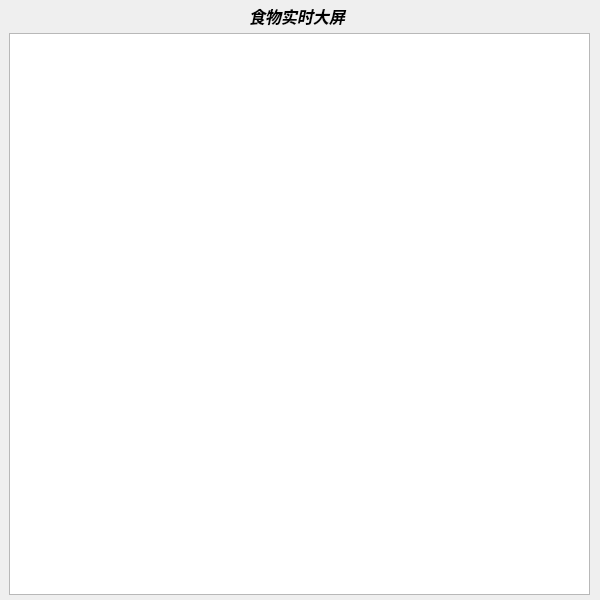
<?xml version="1.0" encoding="UTF-8"?>
<ui version="4.0">
 <class>FoodBrowser</class>
 <widget class="QWidget" name="FoodBrowser">
  <property name="geometry">
   <rect>
    <x>0</x>
    <y>0</y>
    <width>600</width>
    <height>600</height>
   </rect>
  </property>
  <property name="windowTitle">
   <string>Form</string>
  </property>
  <widget class="QWidget" name="verticalLayoutWidget">
   <property name="geometry">
    <rect>
     <x>-1</x>
     <y>-1</y>
     <width>601</width>
     <height>601</height>
    </rect>
   </property>
   <layout class="QVBoxLayout" name="verticalLayout">
    <property name="spacing">
     <number>5</number>
    </property>
    <property name="leftMargin">
     <number>10</number>
    </property>
    <property name="topMargin">
     <number>5</number>
    </property>
    <property name="rightMargin">
     <number>10</number>
    </property>
    <property name="bottomMargin">
     <number>5</number>
    </property>
    <item>
     <layout class="QHBoxLayout" name="horizontalLayout">
      <item>
       <spacer name="horizontalSpacer_2">
        <property name="orientation">
         <enum>Qt::Horizontal</enum>
        </property>
        <property name="sizeHint" stdset="0">
         <size>
          <width>40</width>
          <height>20</height>
         </size>
        </property>
       </spacer>
      </item>
      <item>
       <widget class="QLabel" name="label">
        <property name="font">
         <font>
          <family>锐字逼格青春体简2.0</family>
          <pointsize>12</pointsize>
          <italic>true</italic>
          <bold>true</bold>
         </font>
        </property>
        <property name="text">
         <string>食物实时大屏</string>
        </property>
       </widget>
      </item>
      <item>
       <spacer name="horizontalSpacer">
        <property name="orientation">
         <enum>Qt::Horizontal</enum>
        </property>
        <property name="sizeHint" stdset="0">
         <size>
          <width>40</width>
          <height>20</height>
         </size>
        </property>
       </spacer>
      </item>
     </layout>
    </item>
    <item>
     <widget class="QTableWidget" name="foodWidget">
      <property name="sizePolicy">
       <sizepolicy hsizetype="Expanding" vsizetype="Expanding">
        <horstretch>0</horstretch>
        <verstretch>0</verstretch>
       </sizepolicy>
      </property>
     </widget>
    </item>
   </layout>
  </widget>
 </widget>
 <resources/>
 <connections/>
</ui>
